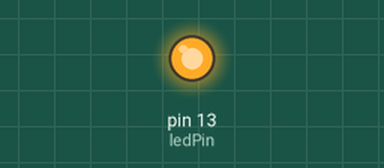
Simulated run of this sketch. Board: Arduino Uno, built with avr-gcc and run on an emulated ATmega328P. On the bench: output pins drawn as LEDs (lit = HIGH).

Above: at 0.75 s.
At 8.5 s:
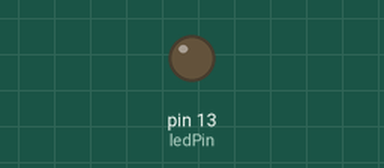
Timing chart, 0 to 11.7 s (numbered marks = the images above):
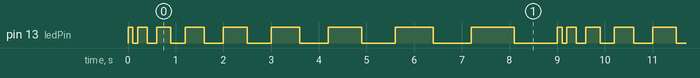

Measured:
- by itself, pin 13 (ledPin): repeats every 9.0 s: LOW 0.10 s, HIGH 0.20 s, LOW 0.20 s, HIGH 0.30 s, LOW 0.30 s, HIGH 0.40 s, LOW 0.40 s, HIGH 0.50 s, LOW 0.50 s, HIGH 0.60 s, LOW 0.60 s, HIGH 0.70 s, LOW 0.70 s, HIGH 0.80 s, LOW 0.80 s, HIGH 0.90 s, LOW 0.90 s, HIGH 0.10 s
- by itself, everything shown: repeats every 9.0 s, in 18 steps

The sketch:

02_03_blink_slowing.ino
```cpp
// 02_03_blink_slowing

int ledPin = 13;
int delayPeriod = 100;

void setup() {
  pinMode(ledPin, OUTPUT);
}

void loop() {
 digitalWrite(ledPin, HIGH);
 delay(delayPeriod);
 digitalWrite(ledPin, LOW);
 delay(delayPeriod);
 delayPeriod = delayPeriod + 100;
 if (delayPeriod == 1000) {
  delayPeriod = 100;
 }
}
```
